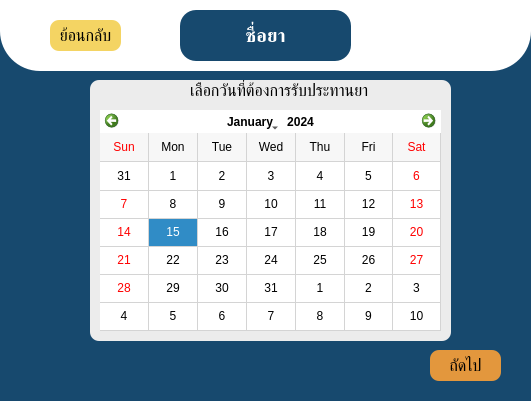
<?xml version="1.0" encoding="UTF-8"?>
<ui version="4.0">
 <class>day_start</class>
 <widget class="QMainWindow" name="day_start">
  <property name="geometry">
   <rect>
    <x>0</x>
    <y>0</y>
    <width>531</width>
    <height>401</height>
   </rect>
  </property>
  <property name="windowTitle">
   <string>วันที่เริ่มรับประทานยา</string>
  </property>
  <property name="styleSheet">
   <string notr="true">
background-color: rgb(23, 73, 110);</string>
  </property>
  <widget class="QWidget" name="centralwidget">
   <widget class="QFrame" name="frame">
    <property name="geometry">
     <rect>
      <x>0</x>
      <y>-60</y>
      <width>531</width>
      <height>131</height>
     </rect>
    </property>
    <property name="styleSheet">
     <string notr="true">border-radius: 40px;
background-color: rgb(255, 255, 255);</string>
    </property>
    <property name="frameShape">
     <enum>QFrame::StyledPanel</enum>
    </property>
    <property name="frameShadow">
     <enum>QFrame::Raised</enum>
    </property>
    <widget class="QLabel" name="label">
     <property name="geometry">
      <rect>
       <x>180</x>
       <y>70</y>
       <width>171</width>
       <height>51</height>
      </rect>
     </property>
     <property name="font">
      <font>
       <pointsize>14</pointsize>
       <weight>75</weight>
       <bold>true</bold>
      </font>
     </property>
     <property name="styleSheet">
      <string notr="true">border-radius: 16px;
color: rgb(255, 255, 255);
background-color: rgb(23, 73, 110);</string>
     </property>
     <property name="frameShape">
      <enum>QFrame::Box</enum>
     </property>
     <property name="lineWidth">
      <number>1</number>
     </property>
     <property name="text">
      <string>ชื่อยา</string>
     </property>
     <property name="textFormat">
      <enum>Qt::AutoText</enum>
     </property>
     <property name="scaledContents">
      <bool>false</bool>
     </property>
     <property name="alignment">
      <set>Qt::AlignCenter</set>
     </property>
     <property name="wordWrap">
      <bool>true</bool>
     </property>
    </widget>
    <widget class="QPushButton" name="add_back_pushButton">
     <property name="geometry">
      <rect>
       <x>50</x>
       <y>80</y>
       <width>71</width>
       <height>31</height>
      </rect>
     </property>
     <property name="font">
      <font>
       <pointsize>12</pointsize>
      </font>
     </property>
     <property name="styleSheet">
      <string notr="true">border-radius: 9px;
color: rgb(0, 0, 0);
background-color: rgb(244, 212, 99);</string>
     </property>
     <property name="text">
      <string>ย้อนกลับ</string>
     </property>
    </widget>
   </widget>
   <widget class="QPushButton" name="next_pushButton">
    <property name="geometry">
     <rect>
      <x>430</x>
      <y>350</y>
      <width>71</width>
      <height>31</height>
     </rect>
    </property>
    <property name="font">
     <font>
      <pointsize>12</pointsize>
     </font>
    </property>
    <property name="styleSheet">
     <string notr="true">border-radius: 9px;
color: rgb(0, 0, 0);
background-color: rgb(227, 151, 61);</string>
    </property>
    <property name="text">
     <string>ถัดไป</string>
    </property>
   </widget>
   <widget class="QFrame" name="frame_2">
    <property name="geometry">
     <rect>
      <x>90</x>
      <y>80</y>
      <width>361</width>
      <height>261</height>
     </rect>
    </property>
    <property name="styleSheet">
     <string notr="true">border-radius: 9px;
background-color: rgb(236, 236, 236);</string>
    </property>
    <property name="frameShape">
     <enum>QFrame::StyledPanel</enum>
    </property>
    <property name="frameShadow">
     <enum>QFrame::Raised</enum>
    </property>
    <widget class="QLabel" name="label_date">
     <property name="geometry">
      <rect>
       <x>100</x>
       <y>0</y>
       <width>211</width>
       <height>21</height>
      </rect>
     </property>
     <property name="font">
      <font>
       <pointsize>12</pointsize>
      </font>
     </property>
     <property name="text">
      <string>เลือกวันที่ต้องการรับประทานยา</string>
     </property>
    </widget>
   </widget>
   <widget class="QCalendarWidget" name="calendarWidget">
    <property name="geometry">
     <rect>
      <x>100</x>
      <y>110</y>
      <width>341</width>
      <height>221</height>
     </rect>
    </property>
    <property name="styleSheet">
     <string notr="true">background-color: rgb(255, 255, 255);
border-color: rgb(0, 0, 0);
color: rgb(0, 0, 0);</string>
    </property>
    <property name="locale">
     <locale language="English" country="UnitedStates"/>
    </property>
    <property name="gridVisible">
     <bool>true</bool>
    </property>
    <property name="selectionMode">
     <enum>QCalendarWidget::SingleSelection</enum>
    </property>
    <property name="horizontalHeaderFormat">
     <enum>QCalendarWidget::ShortDayNames</enum>
    </property>
    <property name="verticalHeaderFormat">
     <enum>QCalendarWidget::NoVerticalHeader</enum>
    </property>
   </widget>
  </widget>
 </widget>
 <resources/>
 <connections/>
</ui>
